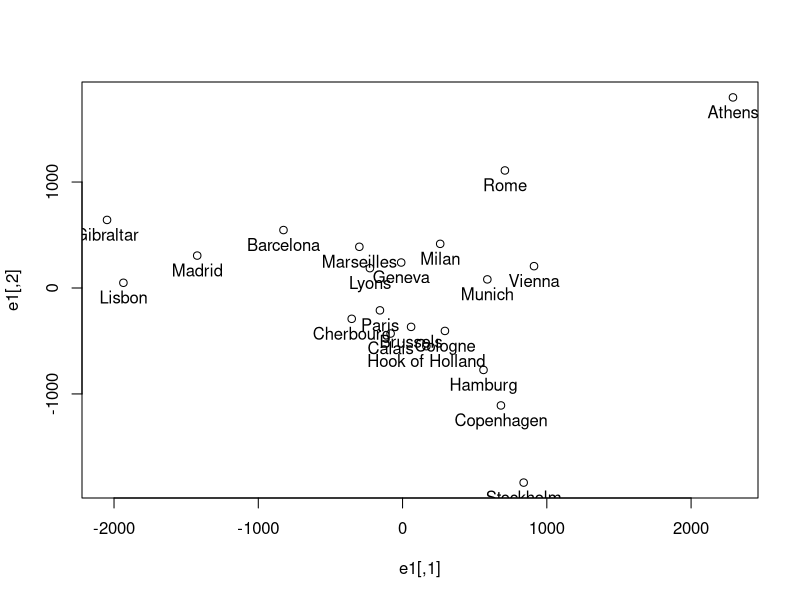

This chart was generated by the following R code:
e1 <- cmdscale(eurodist,k=2,eig=F)
summary(e1)
plot(e1,type="p")
text(e1,rownames(e1),pos=1)
#library(ggmap)
#ggmap(get_googlemap(center=c(10,50), scale=2, size=c(500, 500), zoom=4))
